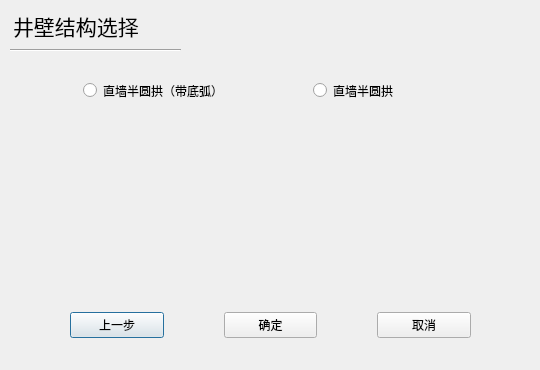
<?xml version="1.0" encoding="UTF-8"?>
<ui version="4.0">
 <class>ArcTunnelChooseDialog</class>
 <widget class="QDialog" name="ArcTunnelChooseDialog">
  <property name="windowModality">
   <enum>Qt::ApplicationModal</enum>
  </property>
  <property name="geometry">
   <rect>
    <x>0</x>
    <y>0</y>
    <width>540</width>
    <height>370</height>
   </rect>
  </property>
  <property name="windowTitle">
   <string>井壁结构选择</string>
  </property>
  <widget class="QWidget" name="layoutWidget">
   <property name="geometry">
    <rect>
     <x>70</x>
     <y>310</y>
     <width>401</width>
     <height>30</height>
    </rect>
   </property>
   <layout class="QHBoxLayout" name="horizontalLayout_4">
    <property name="spacing">
     <number>60</number>
    </property>
    <item>
     <widget class="QPushButton" name="preBtn">
      <property name="text">
       <string>上一步</string>
      </property>
     </widget>
    </item>
    <item>
     <widget class="QPushButton" name="okBtn">
      <property name="text">
       <string>确定</string>
      </property>
     </widget>
    </item>
    <item>
     <widget class="QPushButton" name="cancleBtn">
      <property name="text">
       <string>取消</string>
      </property>
     </widget>
    </item>
   </layout>
  </widget>
  <widget class="QLabel" name="img_bottom_arc">
   <property name="geometry">
    <rect>
     <x>60</x>
     <y>90</y>
     <width>191</width>
     <height>211</height>
    </rect>
   </property>
   <property name="styleSheet">
    <string notr="true">image: url(:/shape/assets/shape/bottom_arc.png);</string>
   </property>
   <property name="text">
    <string/>
   </property>
  </widget>
  <widget class="Line" name="line">
   <property name="geometry">
    <rect>
     <x>10</x>
     <y>40</y>
     <width>171</width>
     <height>20</height>
    </rect>
   </property>
   <property name="orientation">
    <enum>Qt::Horizontal</enum>
   </property>
  </widget>
  <widget class="QLabel" name="img_circle_arc">
   <property name="geometry">
    <rect>
     <x>290</x>
     <y>90</y>
     <width>191</width>
     <height>211</height>
    </rect>
   </property>
   <property name="styleSheet">
    <string notr="true">image: url(:/shape/assets/shape/circle_arc);</string>
   </property>
   <property name="text">
    <string/>
   </property>
  </widget>
  <widget class="QLabel" name="label_7">
   <property name="geometry">
    <rect>
     <x>13</x>
     <y>0</y>
     <width>221</width>
     <height>51</height>
    </rect>
   </property>
   <property name="font">
    <font>
     <family>微软雅黑</family>
     <pointsize>16</pointsize>
     <weight>50</weight>
     <bold>false</bold>
    </font>
   </property>
   <property name="lineWidth">
    <number>5</number>
   </property>
   <property name="text">
    <string>井壁结构选择</string>
   </property>
  </widget>
  <widget class="QWidget" name="layoutWidget">
   <property name="geometry">
    <rect>
     <x>63</x>
     <y>80</y>
     <width>400</width>
     <height>21</height>
    </rect>
   </property>
   <layout class="QHBoxLayout" name="horizontalLayout">
    <property name="spacing">
     <number>80</number>
    </property>
    <property name="leftMargin">
     <number>20</number>
    </property>
    <item>
     <widget class="QRadioButton" name="radio_bottom_arc">
      <property name="text">
       <string>直墙半圆拱（带底弧）</string>
      </property>
     </widget>
    </item>
    <item>
     <widget class="QRadioButton" name="radio_circle_arc">
      <property name="text">
       <string>直墙半圆拱</string>
      </property>
     </widget>
    </item>
   </layout>
  </widget>
 </widget>
 <resources/>
 <connections/>
</ui>
